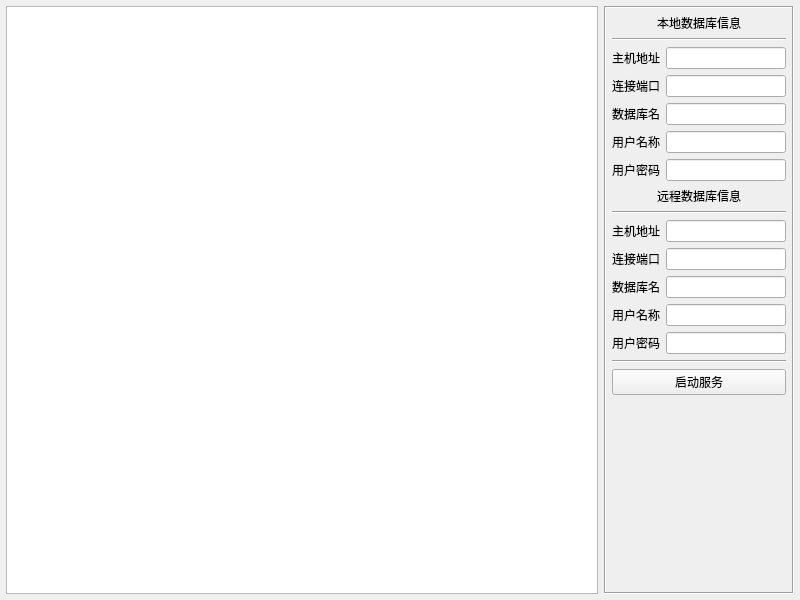
<?xml version="1.0" encoding="UTF-8"?>
<ui version="4.0">
 <class>frmDbTcpData</class>
 <widget class="QWidget" name="frmDbTcpData">
  <property name="geometry">
   <rect>
    <x>0</x>
    <y>0</y>
    <width>800</width>
    <height>600</height>
   </rect>
  </property>
  <property name="windowTitle">
   <string>Form</string>
  </property>
  <layout class="QHBoxLayout" name="horizontalLayout">
   <property name="leftMargin">
    <number>6</number>
   </property>
   <property name="topMargin">
    <number>6</number>
   </property>
   <property name="rightMargin">
    <number>6</number>
   </property>
   <property name="bottomMargin">
    <number>6</number>
   </property>
   <item>
    <widget class="QTextEdit" name="txtMain">
     <property name="readOnly">
      <bool>true</bool>
     </property>
    </widget>
   </item>
   <item>
    <widget class="QFrame" name="frame">
     <property name="minimumSize">
      <size>
       <width>190</width>
       <height>0</height>
      </size>
     </property>
     <property name="maximumSize">
      <size>
       <width>190</width>
       <height>16777215</height>
      </size>
     </property>
     <property name="frameShape">
      <enum>QFrame::Box</enum>
     </property>
     <property name="frameShadow">
      <enum>QFrame::Sunken</enum>
     </property>
     <layout class="QVBoxLayout" name="verticalLayout_3">
      <property name="leftMargin">
       <number>6</number>
      </property>
      <property name="topMargin">
       <number>6</number>
      </property>
      <property name="rightMargin">
       <number>6</number>
      </property>
      <property name="bottomMargin">
       <number>6</number>
      </property>
      <item>
       <widget class="QLabel" name="labLocal">
        <property name="text">
         <string>本地数据库信息</string>
        </property>
        <property name="alignment">
         <set>Qt::AlignCenter</set>
        </property>
       </widget>
      </item>
      <item>
       <widget class="Line" name="line1">
        <property name="orientation">
         <enum>Qt::Horizontal</enum>
        </property>
       </widget>
      </item>
      <item>
       <widget class="QWidget" name="widgetLocal" native="true">
        <layout class="QGridLayout" name="gridLayout_4">
         <property name="leftMargin">
          <number>0</number>
         </property>
         <property name="topMargin">
          <number>0</number>
         </property>
         <property name="rightMargin">
          <number>0</number>
         </property>
         <property name="bottomMargin">
          <number>0</number>
         </property>
         <item row="5" column="0">
          <widget class="QLabel" name="labUserPwdLocal">
           <property name="text">
            <string>用户密码</string>
           </property>
          </widget>
         </item>
         <item row="3" column="0">
          <widget class="QLabel" name="labDbNameLocal">
           <property name="text">
            <string>数据库名</string>
           </property>
          </widget>
         </item>
         <item row="1" column="0">
          <widget class="QLabel" name="labHostNameLocal">
           <property name="text">
            <string>主机地址</string>
           </property>
          </widget>
         </item>
         <item row="4" column="1">
          <widget class="QLineEdit" name="txtUserNameLocal">
           <property name="text">
            <string/>
           </property>
          </widget>
         </item>
         <item row="3" column="1">
          <widget class="QLineEdit" name="txtDbNameLocal">
           <property name="text">
            <string/>
           </property>
          </widget>
         </item>
         <item row="4" column="0">
          <widget class="QLabel" name="labUserNameLocal">
           <property name="text">
            <string>用户名称</string>
           </property>
          </widget>
         </item>
         <item row="5" column="1">
          <widget class="QLineEdit" name="txtUserPwdLocal">
           <property name="text">
            <string/>
           </property>
           <property name="echoMode">
            <enum>QLineEdit::Password</enum>
           </property>
          </widget>
         </item>
         <item row="2" column="1">
          <widget class="QLineEdit" name="txtPortLocal">
           <property name="text">
            <string/>
           </property>
          </widget>
         </item>
         <item row="1" column="1">
          <widget class="QLineEdit" name="txtHostNameLocal">
           <property name="text">
            <string/>
           </property>
          </widget>
         </item>
         <item row="2" column="0">
          <widget class="QLabel" name="labPortLocal">
           <property name="text">
            <string>连接端口</string>
           </property>
          </widget>
         </item>
        </layout>
       </widget>
      </item>
      <item>
       <widget class="QLabel" name="labNet">
        <property name="text">
         <string>远程数据库信息</string>
        </property>
        <property name="alignment">
         <set>Qt::AlignCenter</set>
        </property>
       </widget>
      </item>
      <item>
       <widget class="Line" name="line2">
        <property name="orientation">
         <enum>Qt::Horizontal</enum>
        </property>
       </widget>
      </item>
      <item>
       <widget class="QWidget" name="widgetNet" native="true">
        <layout class="QGridLayout" name="gridLayout_5">
         <property name="leftMargin">
          <number>0</number>
         </property>
         <property name="topMargin">
          <number>0</number>
         </property>
         <property name="rightMargin">
          <number>0</number>
         </property>
         <property name="bottomMargin">
          <number>0</number>
         </property>
         <item row="0" column="0">
          <widget class="QLabel" name="labHostNameNet">
           <property name="text">
            <string>主机地址</string>
           </property>
          </widget>
         </item>
         <item row="0" column="1">
          <widget class="QLineEdit" name="txtHostNameNet">
           <property name="text">
            <string/>
           </property>
          </widget>
         </item>
         <item row="1" column="0">
          <widget class="QLabel" name="labPortNet">
           <property name="text">
            <string>连接端口</string>
           </property>
          </widget>
         </item>
         <item row="1" column="1">
          <widget class="QLineEdit" name="txtPortNet">
           <property name="text">
            <string/>
           </property>
          </widget>
         </item>
         <item row="2" column="0">
          <widget class="QLabel" name="labDbNameNet">
           <property name="text">
            <string>数据库名</string>
           </property>
          </widget>
         </item>
         <item row="2" column="1">
          <widget class="QLineEdit" name="txtDbNameNet">
           <property name="text">
            <string/>
           </property>
          </widget>
         </item>
         <item row="3" column="0">
          <widget class="QLabel" name="labUserNameNet">
           <property name="text">
            <string>用户名称</string>
           </property>
          </widget>
         </item>
         <item row="3" column="1">
          <widget class="QLineEdit" name="txtUserNameNet">
           <property name="text">
            <string/>
           </property>
          </widget>
         </item>
         <item row="4" column="0">
          <widget class="QLabel" name="labUserPwdNet">
           <property name="text">
            <string>用户密码</string>
           </property>
          </widget>
         </item>
         <item row="4" column="1">
          <widget class="QLineEdit" name="txtUserPwdNet">
           <property name="text">
            <string/>
           </property>
           <property name="echoMode">
            <enum>QLineEdit::Password</enum>
           </property>
          </widget>
         </item>
        </layout>
       </widget>
      </item>
      <item>
       <widget class="Line" name="line3">
        <property name="orientation">
         <enum>Qt::Horizontal</enum>
        </property>
       </widget>
      </item>
      <item>
       <widget class="QPushButton" name="btnStart">
        <property name="text">
         <string>启动服务</string>
        </property>
       </widget>
      </item>
      <item>
       <spacer name="verticalSpacer">
        <property name="orientation">
         <enum>Qt::Vertical</enum>
        </property>
        <property name="sizeHint" stdset="0">
         <size>
          <width>20</width>
          <height>387</height>
         </size>
        </property>
       </spacer>
      </item>
     </layout>
    </widget>
   </item>
  </layout>
 </widget>
 <resources/>
 <connections/>
</ui>
